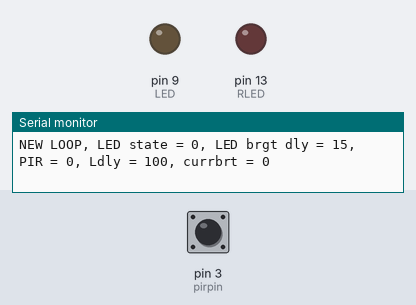
This sketch was run on a simulated Arduino Uno, built with avr-gcc and run on an emulated ATmega328P. Parts: output pins drawn as LEDs (lit = HIGH), the last lines printed to the serial monitor. Inputs (shaded band) come from the test bench; at power-on: pin 3 (pirpin) LOW.

Above: at 4.4 s.
4.5 s: pin 3 (pirpin) driven HIGH
At 5.28 s:
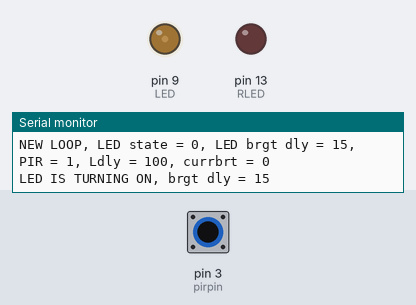
At 6.18 s:
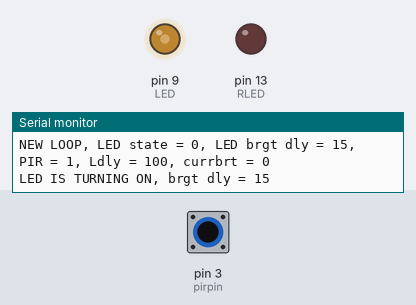
7.5 s: pin 3 (pirpin) pulsed LOW 2 times (0.12 s each, 0.3 s apart)
At 8.58 s:
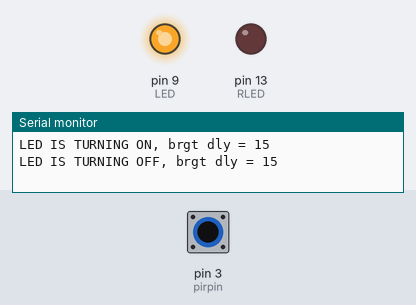
Timing chart, 0 to 13.7 s (numbered marks = the images above; inputs shaded):
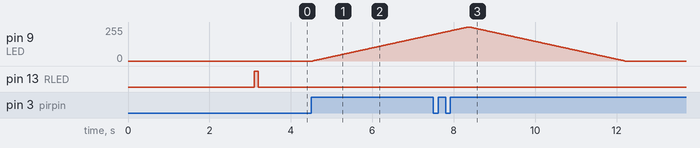

The sketch:

LED_fade_in_out_with_a_PIR_sensor_or_a_switch_using_arduino.ino
```cpp
/*
 Code made by awocrf. However, erial disabling was not done by me (Source: https://forum.arduino.cc/t/why-the-code-using-serial-println-compiles-without-serial-begin/413929/10).
 If you want to save some resources by disabling serial communication comment line 10.
 If you want to enable setting fade in/out PWM step delay changing using potentiometer uncomment line 16.
 If you also want to hide potpin value in serial monitor with potentiometer support enabled comment lines 101 to 104.
 Simmilar thing with setting max and min LED brightness values using potentiometer.
 */

// Serial disabling stuff.
#define DEBUG  // Comment this line to disable serial prints and save resources.

#ifdef DEBUG
  #define DEBUG_BEGIN Serial.begin(115200)
#endif

//#define DLY_POTENTIOMETER  // Uncomment this if you want to enable potentiometer support.

//#define MAXBRTPOT // Uncomment this if you want to enable setting max LED brightness using potentiometer.

//#define MINBRTPOT // Uncomment this if you want to enable setting min LED brightness using potentiometer.

// Pins
const int LED = 9;      // LED output. WARNING! If you want to use other pin make sure that it's a PWM one. Otherwise it won't work.
const int RLED = 13;    // Readiness LED pin.
const int pirpin = 3;   // PIR sensor pin. It can be replaced with a push button.

#ifdef DLY_POTENTIOMETER
const int dlypotpin = A0;  // Delay potentiometer pin.
#endif

#ifdef MAXBRTPOT
const int maxbrtpotpin = A1;  // Max brightness potentiometer pin.
#endif

#ifdef MINBRTPOT
const int minbrtpotpin = A2;  // Min brightness potentiometer pin.
#endif

// Values
int dly = 15;             // Delay between writing new value to LED pin. Default is 15.
const int dly2 = 100;     // Delay between lew loops. It is used to prevent spam in serial monitor. WARNING! If this delay gets too high arduino can miss PIR sensor's signal! Default is 100.
const int dly3 = 3100;    // For some reason my PIR sensor is sending high signal after connecting to power causing LEDs to turn on so to eliminate that I'm using a delay. Default is 3100.
const int dly4 = 100;     // Readiness LED's flash time. Default is 100.
int pir = 0;              // PIR sensor value. Don't change this!
int state = 0;            // Variable used to define whether LED is on or off to avoid "breathing LED" effect. Don't change this too!
int maxbrt = 255;         // Maximum LED brightness value.
int minbrt = 0;           // Minimum LED brightness value.
int maxbrtpotval = 1023;  // Max brightness potentiometer value.
int minbrtpotval = 0;     // Min brightness potentiometer value.
int brightness = 0;       // Current LED brightness.

#ifdef DLY_POTENTIOMETER
int dlypot = 60; // Potentiometer value
#endif

void setup()  {
  DEBUG_BEGIN;

  pinMode(LED, OUTPUT);   // Declaring LED pin as output.
  pinMode(RLED, OUTPUT);  // Declaring RLED pin as output.
  pinMode(pirpin, INPUT); // Declaring PIR sensor pin as input.

  delay(dly3); // For some reason my PIR sensor is sending HIGH signal after connecting to power causing LEDs to turn on so to eliminate that I'm using a delay.

  digitalWrite(RLED, HIGH); // Readiness LED flash. Indicates that setup is done.
  delay(dly4);
  digitalWrite(RLED, LOW);
}


void loop()  {
  attachInterrupt(digitalPinToInterrupt(pirpin), highpirpin, RISING);  // Detecting high signal on pirpin pin is based on interrupt because the PIR sensor's signal is quite long and often causes breathing effect when some loops are too short.

  if(brightness<0) {  // For some reason brightness' value can go up to 256 (which is interpreted as 0) or down to -1 (which is interpreted as 255). This results in flashes at the start of fade in or fade out effect.
    brightness = 0;
  }

  if(brightness>255) {
    brightness = 255;
  }

  #ifdef DLY_POTENTIOMETER
  dlypot = analogRead(dlypotpin);               // Setting dlypotpin as dlypots value
  dly = map(dlypot, 0, 1023, 0, 50);            // Changing range from 0-1023 to 0-50.
  #endif

  #ifdef MAXBRTPOT
  maxbrtpotval = analogRead(maxbrtpotpin);      // Setting dlypotpin as dlypots value
  maxbrt = map(maxbrtpotval, 0, 1023, 0, 255);  // Changing range from 0-1023 to 0-50.
  #endif

  #ifdef MINBRTPOT
  minbrtpotval = analogRead(minbrtpotpin);      // Setting potpin as pots value
  minbrt = map(minbrtpotval, 0, 1023, 0, 255);  // Changing range from 0-1023 to 0-50.
  #endif

  // Serial monitor communication.
  #ifdef DEBUG
  Serial.print(F("NEW LOOP, LED state = "));
  Serial.print(state);
  #ifdef DLY_POTENTIOMETER
  Serial.print(", dlypot = ");
  Serial.print(dlypot);
  #endif
  Serial.print(F(", LED brgt dly = "));
  Serial.print(dly);
  Serial.print(F(", PIR = "));
  Serial.print(pir);
  #ifdef MAXBRTPOT
  Serial.print(F(", maxbrt = "));
  Serial.print(maxbrt);
  #endif
  #ifdef MINBRTPOT
  Serial.print(F(", minbrt = "));
  Serial.print(minbrt);
  #endif
  Serial.print(F(", Ldly = "));
  Serial.print(dly2);
  Serial.print(F(", currbrt = "));
  Serial.println(brightness);
  #endif

 if (pir == 1 && state == 0) // Checking whether pir is HIGH and "state" value.
 {
  state = 1; // Setting "state" to 1.
  pir = 0;   // Setting "pir" to 0.

  #ifdef DEBUG
  Serial.print(F("LED IS TURNING ON, brgt dly = ")); // Indicating that LED is turning on in serial monitor.
  Serial.println(dly);
  #endif

  for (brightness; brightness<=maxbrt; brightness++)  // Fade in using for loop.
    {
      analogWrite(LED, brightness);  // Writing new value to a LED pin.
      delay(dly); // Delay to see fade effect.
    }
 }

 if (pir == 1 && state == 1) // Checking whether pir is HIGH and "state" value.
 {
    state = 0; // Setting "state" to 0
    pir = 0;   // Setting "pir" to 0.

    #ifdef DEBUG
    Serial.print(F("LED IS TURNING OFF, brgt dly = ")); // Indicating that LED is turning off in serial monitor.
    Serial.println(dly);
    #endif

  for (brightness; brightness>=minbrt; brightness--) // Fade out using for loop.
    {
      analogWrite(LED, brightness); // Writing new value to a LED pin.
      delay(dly); // Delay to see fade effect.
    }
 }
 delay(dly2); // Delay to prevent spam in serial monitor.
}

void highpirpin() {
  pir = 1;  // Setting "pir" to 1.
}
```

Measured:
- after the input at 4.5 s, pin 9 (LED): moves from 0/255 to 198/255 over 3.0 s, starting at once
